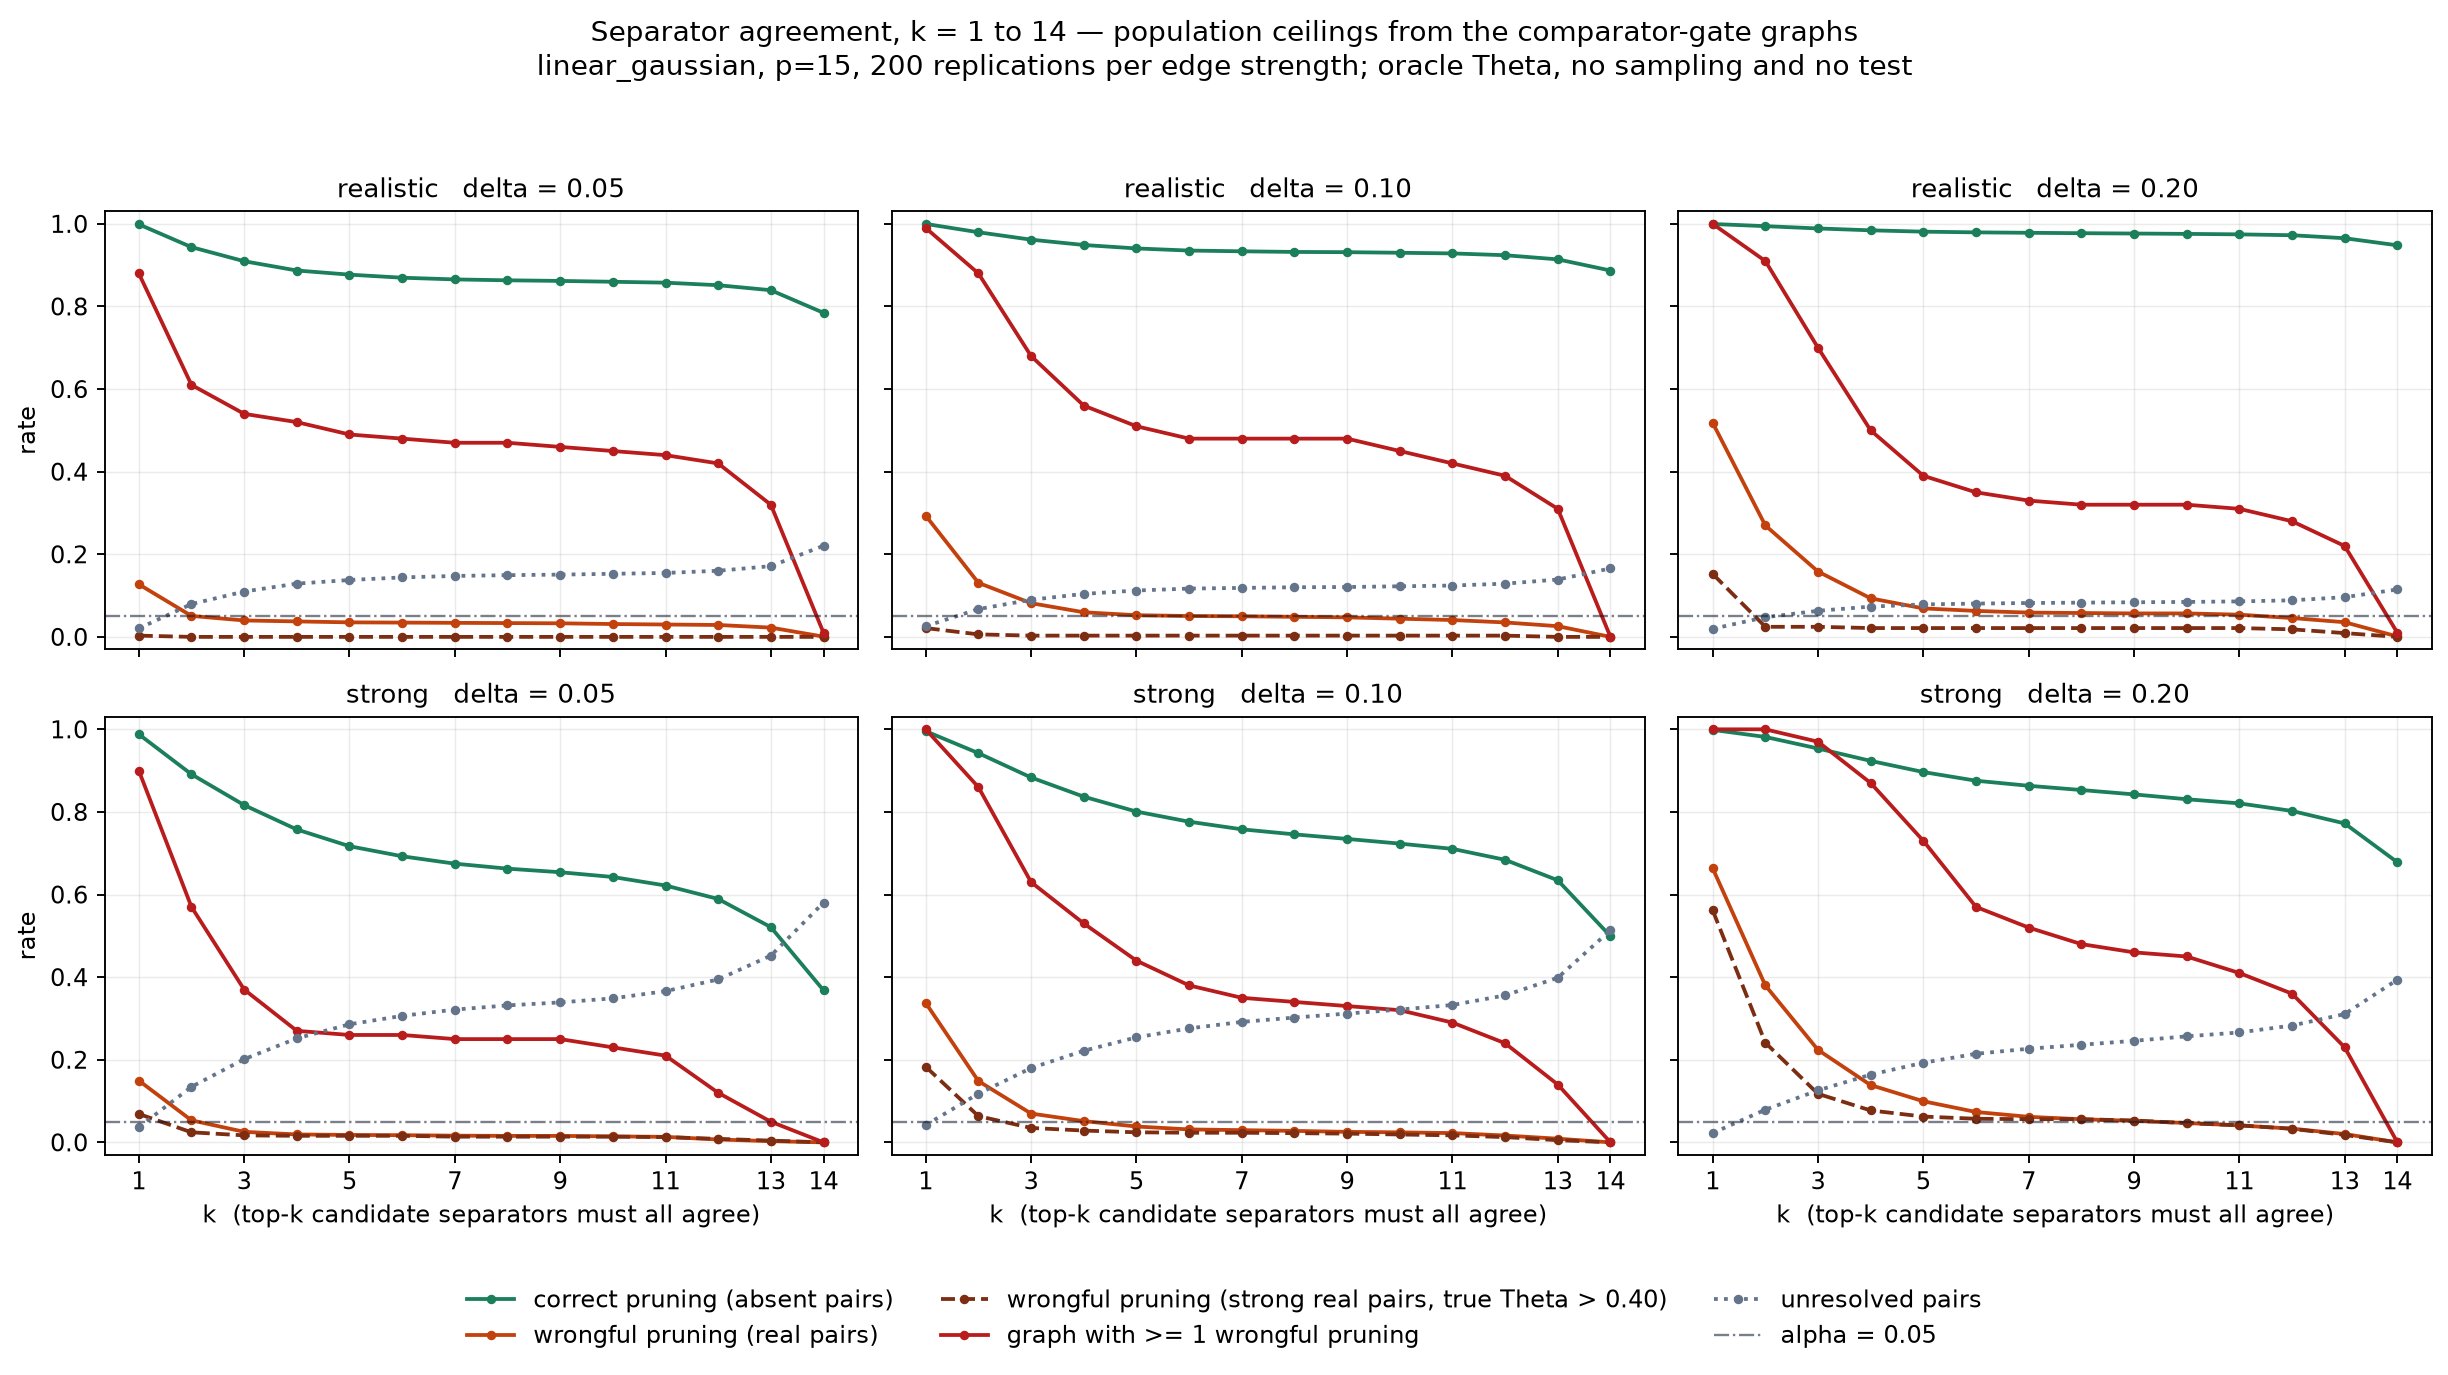

This figure's Python source:
"""Feasibility sweep: agreement over the top k separator candidates, k = 1 .. 14.

Oracle only. Each graph is rebuilt from the `replicate` seed already recorded in the
comparator gate's results and every quantity is exact population `Theta` for the
`linear_gaussian` family -- no sampling, no estimator, no test. Rates are therefore ceilings
describing infinite data; a finite-sample rule must also clear a calibrated test, which is
strictly more conservative, so real rates fall on both sides. Levels are not comparable to
the gate's observed rates. Only the movement across `k` is informative.

`k` runs to 14, the whole candidate pool: the empty set plus each of the other 13 variables.
That is the pool the gate itself ranked over (`benchmark_project_spec` sets
`max_neighbors = p - 1`), so `k = 14` is unanimity, not a widened search.

Three states, mirroring `certify_pairs`, which needs *both* directions to agree before it
returns any verdict. For one candidate separator S:

    separating          max(theta_i, theta_j) <= delta
    adjacency evidence  min(theta_i, theta_j) >  delta

and for the rule at a given `k`:

    certified nonedge    all of the top k are separating
    candidate adjacency  all of the top k carry adjacency evidence
    unresolved           anything else

Writes one table and one figure beside this file.
"""

from __future__ import annotations

import itertools
from collections import defaultdict
from pathlib import Path

import matplotlib

matplotlib.use("Agg")

import matplotlib.pyplot as plt
import numpy as np
import pandas as pd

from renca.benchmark.dgp import (
    node_names,
    oracle_edge_theta,
    population_covariance,
    practical_nonedge_pairs,
    sample_graph,
)

HERE = Path(__file__).resolve().parent
RESULTS = HERE.parent / "comparator-gate" / "comparator_gate_results.parquet"
DELTAS = [0.05, 0.10, 0.20]
P = 15
POOL = P - 1  # the empty set plus each of the other 13 variables
KS = list(range(1, POOL + 1))
# "Strong real pair": true Theta given its own parents, worse direction. Two thresholds,
# because the `realistic` generator puts no edge above 0.60 -- a degree-3 node splitting
# 30-60% of its variance cannot -- so that column would be empty in half the design.
STRONG_THRESHOLDS = {"060": 0.60, "040": 0.40}


def conditional_variance(covariance: np.ndarray, target: int, conditioning: list[int]) -> float:
    if not conditioning:
        return float(covariance[target, target])
    block = covariance[np.ix_(conditioning, conditioning)]
    cross = covariance[target, conditioning]
    return float(covariance[target, target] - cross @ np.linalg.solve(block, cross))


def ranked_candidates(covariance: np.ndarray, i: int, j: int) -> list[tuple[float, float, float, tuple[int, ...]]]:
    """(bidirectional gain, worse direction, better direction, S), ordered as section 15.4 orders them."""
    scored = []
    for separator in [()] + [(other,) for other in range(P) if other not in (i, j)]:
        columns = list(separator)
        theta_i = (conditional_variance(covariance, i, columns) - conditional_variance(covariance, i, columns + [j])) / covariance[i, i]
        theta_j = (conditional_variance(covariance, j, columns) - conditional_variance(covariance, j, columns + [i])) / covariance[j, j]
        scored.append((theta_i + theta_j, max(theta_i, theta_j), min(theta_i, theta_j), separator))
    # Section 15.4 ranks by *minimising* the bidirectional gain; the tuple breaks ties deterministically.
    scored.sort(key=lambda item: (item[0], item[3]))
    return scored


def sweep() -> tuple[pd.DataFrame, pd.DataFrame]:
    results = pd.read_parquet(RESULTS)
    linear = results[results.family == "linear_gaussian"]
    keys = sorted({(row.edge_strength, int(row.replicate)) for row in linear.itertuples()})
    print(f"linear_gaussian replicates rebuilt from recorded seeds: {len(keys)}")

    tally: dict[tuple, dict[str, int]] = defaultdict(lambda: defaultdict(int))
    # `k = 14` is unanimity, and the empty set is always one of the 14. Requiring it to
    # separate is a *marginal* condition, so the top of the sweep could be the separator
    # search doing nothing and a marginal screen doing everything. These three rules
    # decompose it: all 14, the 13 singletons alone, and the empty set alone.
    decomposition: dict[tuple, dict[str, int]] = defaultdict(lambda: defaultdict(int))
    names = node_names(P)

    for position, (edge_strength, seed) in enumerate(keys, start=1):
        graph = sample_graph(p=P, seed=seed, family="linear_gaussian", edge_strength=edge_strength)
        covariance = population_covariance(graph)
        index = {name: place for place, name in enumerate(names)}
        edge_theta = oracle_edge_theta(graph)
        strongest = (
            edge_theta.assign(pair=[frozenset((row.target, row.added)) for row in edge_theta.itertuples()])
            .groupby("pair").theta.max()
        )
        strong_pairs = {
            label: {pair for pair, theta in strongest.items() if theta > threshold}
            for label, threshold in STRONG_THRESHOLDS.items()
        }
        practical = {delta: practical_nonedge_pairs(graph, delta, edge_theta=edge_theta) for delta in DELTAS}
        ranked = {(i, j): ranked_candidates(covariance, i, j) for i, j in itertools.combinations(range(P), 2)}

        for delta in DELTAS:
            absent = practical[delta]
            wrongful = dict.fromkeys(KS, False)
            for (i, j), candidates in ranked.items():
                pair = frozenset((names[i], names[j]))
                separating = [worse <= delta for _, worse, _, _ in candidates]
                adjacency = [better > delta for _, _, better, _ in candidates]
                practically_absent = pair in absent
                # A strong real pair must still be a real pair at this resolution.
                strong = {label: pair in group and not practically_absent for label, group in strong_pairs.items()}
                for k in KS:
                    bucket = tally[(edge_strength, delta, k)]
                    bucket["pairs"] += 1
                    bucket["absent" if practically_absent else "present"] += 1
                    for label in STRONG_THRESHOLDS:
                        bucket[f"strong_{label}"] += int(strong[label])
                    if all(separating[:k]):
                        bucket["true_prune" if practically_absent else "false_prune"] += 1
                        for label in STRONG_THRESHOLDS:
                            bucket[f"strong_false_prune_{label}"] += int(strong[label])
                        wrongful[k] = wrongful[k] or not practically_absent
                    elif all(adjacency[:k]):
                        bucket["candidate_adjacency"] += 1
                    else:
                        bucket["unresolved"] += 1

                singleton = [flag for flag, (_, _, _, separator) in zip(separating, candidates) if separator]
                marginal = next(flag for flag, (_, _, _, separator) in zip(separating, candidates) if not separator)
                row = decomposition[(edge_strength, delta)]
                row["absent" if practically_absent else "present"] += 1
                for rule, declared in (("all_14", all(separating)), ("singletons_13", all(singleton)), ("empty_set_only", marginal)):
                    if declared:
                        row[f"{rule}_{'true' if practically_absent else 'false'}_prune"] += 1
            for k in KS:
                tally[(edge_strength, delta, k)]["replications"] += 1
                tally[(edge_strength, delta, k)]["familywise"] += int(wrongful[k])
        if position % 50 == 0:
            print(f"  {position}/{len(keys)}")

    def rate(bucket: dict[str, int], numerator: str, denominator: str) -> float:
        return bucket[numerator] / bucket[denominator] if bucket[denominator] else float("nan")

    table = pd.DataFrame([
        {
            "edge_strength": edge_strength, "delta": delta, "k": k,
            "correct_prune_rate": rate(bucket, "true_prune", "absent"),
            "wrongful_prune_rate": rate(bucket, "false_prune", "present"),
            "strong_wrongful_prune_rate_040": rate(bucket, "strong_false_prune_040", "strong_040"),
            "strong_wrongful_prune_rate_060": rate(bucket, "strong_false_prune_060", "strong_060"),
            "familywise_wrongful_rate": rate(bucket, "familywise", "replications"),
            "unresolved_rate": rate(bucket, "unresolved", "pairs"),
            "candidate_adjacency_rate": rate(bucket, "candidate_adjacency", "pairs"),
            "practical_absent": bucket["absent"], "practical_present": bucket["present"],
            "strong_present_040": bucket["strong_040"], "strong_present_060": bucket["strong_060"],
            "replications": bucket["replications"],
        }
        for (edge_strength, delta, k), bucket in sorted(tally.items())
    ])
    decomposed = pd.DataFrame([
        {
            "edge_strength": edge_strength, "delta": delta, "rule": rule,
            "correct_prune_rate": rate(row, f"{rule}_true_prune", "absent"),
            "wrongful_prune_rate": rate(row, f"{rule}_false_prune", "present"),
        }
        for (edge_strength, delta), row in sorted(decomposition.items())
        for rule in ("all_14", "singletons_13", "empty_set_only")
    ])
    return table, decomposed


def draw(table: pd.DataFrame, destination: Path) -> None:
    strengths = ["realistic", "strong"]
    series = [
        ("correct_prune_rate", "correct pruning (absent pairs)", "#1a7f5a", "-"),
        ("wrongful_prune_rate", "wrongful pruning (real pairs)", "#c2410c", "-"),
        ("strong_wrongful_prune_rate_040", "wrongful pruning (strong real pairs, true Theta > 0.40)", "#7c2d12", "--"),
        ("familywise_wrongful_rate", "graph with >= 1 wrongful pruning", "#b91c1c", "-"),
        ("unresolved_rate", "unresolved pairs", "#64748b", ":"),
    ]
    canvas, axes = plt.subplots(2, 3, figsize=(14.5, 8), sharex=True, sharey=True)
    for row, edge_strength in enumerate(strengths):
        for column, delta in enumerate(DELTAS):
            axis = axes[row][column]
            cell = table[(table.edge_strength == edge_strength) & (table.delta == delta)].sort_values("k")
            for name, label, colour, style in series:
                axis.plot(cell.k, cell[name], color=colour, linestyle=style, marker="o", markersize=3, linewidth=1.6, label=label)
            axis.axhline(0.05, color="#0f172a", linewidth=1, linestyle="-.", alpha=.55)
            axis.set_title(f"{edge_strength}   delta = {delta:.2f}", fontsize=11)
            axis.set_ylim(-.03, 1.03)
            axis.set_xticks([1, 3, 5, 7, 9, 11, 13, 14])
            axis.grid(alpha=.25, linewidth=.6)
            if row == 1:
                axis.set_xlabel("k  (top-k candidate separators must all agree)")
            if column == 0:
                axis.set_ylabel("rate")
    handles, labels = axes[0][0].get_legend_handles_labels()
    handles.append(plt.Line2D([], [], color="#0f172a", linestyle="-.", linewidth=1, alpha=.55))
    labels.append("alpha = 0.05")
    canvas.legend(handles, labels, loc="lower center", ncol=3, frameon=False, fontsize=10, bbox_to_anchor=(.5, -.015))
    canvas.suptitle(
        "Separator agreement, k = 1 to 14 — population ceilings from the comparator-gate graphs\n"
        "linear_gaussian, p=15, 200 replications per edge strength; oracle Theta, no sampling and no test",
        fontsize=12,
    )
    canvas.tight_layout(rect=(0, .07, 1, .95))
    canvas.savefig(destination, dpi=170, bbox_inches="tight")


def main() -> None:
    table, decomposed = sweep()
    pd.set_option("display.width", 250)
    pd.set_option("display.max_rows", 200)
    columns = ["edge_strength", "delta", "k", "correct_prune_rate", "wrongful_prune_rate", "strong_wrongful_prune_rate_040", "strong_wrongful_prune_rate_060", "familywise_wrongful_rate", "unresolved_rate"]
    print()
    print(table[columns].to_string(index=False, float_format=lambda value: f"{value:.3f}"))
    print("\nunanimity decomposition: is k=14 the separator search, or just a marginal screen?")
    print(decomposed.to_string(index=False, float_format=lambda value: f"{value:.3f}"))
    table.to_csv(HERE / "agreement_k_sweep.csv", index=False)
    decomposed.to_csv(HERE / "unanimity_decomposition.csv", index=False)
    draw(table, HERE / "agreement_k_sweep.png")
    print(f"\nwrote agreement_k_sweep.csv, unanimity_decomposition.csv and agreement_k_sweep.png in {HERE}")


if __name__ == "__main__":
    main()
